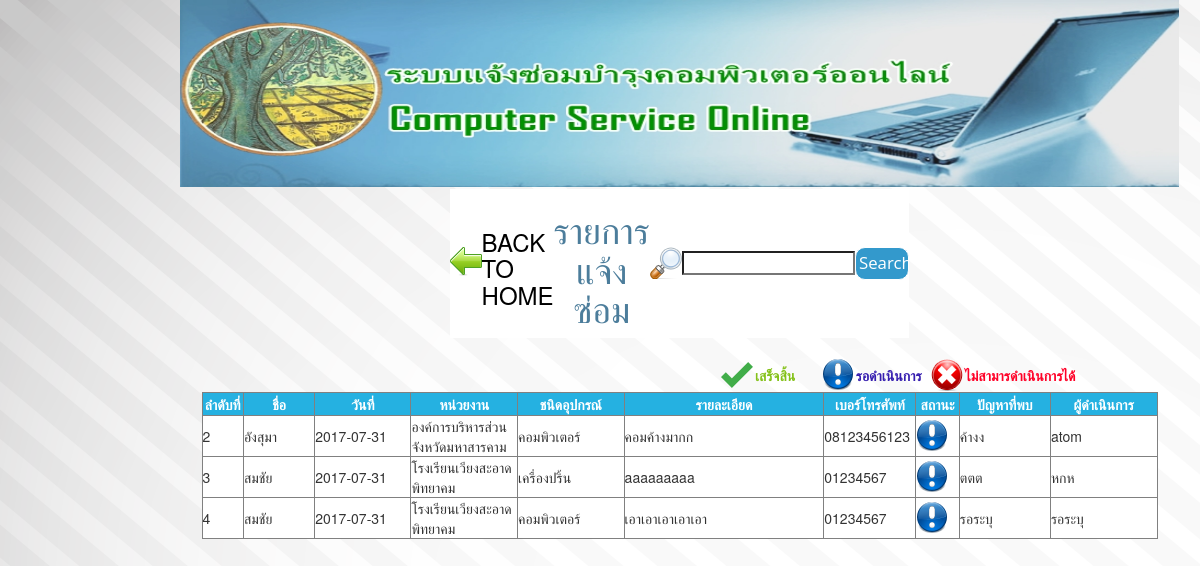
Screenshot of /Listrepairing/list_repair.php with the database file from the repository.
### tables this page shows
CREATE TABLE `fix_db` (
  `fix_id` int(11) NOT NULL AUTO_INCREMENT,
  `name` varchar(100) NOT NULL,
  `lastname` varchar(100) NOT NULL,
  `date` date NOT NULL,
  `sector` varchar(100) NOT NULL,
  `type` varchar(100) NOT NULL,
  `detail` varchar(1000) NOT NULL,
  `phone` varchar(15) NOT NULL,
  `status` enum('รอดำเนินการ','เสร็จสิ้น','ไม่สามารถดำเนินการได้','ยกเลิก') NOT NULL DEFAULT 'รอดำเนินการ',
  `infer` varchar(500) NOT NULL DEFAULT 'รอระบุ',
  `technician` varchar(100) NOT NULL DEFAULT 'รอระบุ',
  `fixuser` varchar(100) NOT NULL,
  PRIMARY KEY (`fix_id`)
);

### helper_func.php (called while the page is built)
<?
function site_url($str=""){
return "http://localhost/comservice/".$str;
}
?>

### model/core_model.php (called while the page is built, shortened)
<?php
	class Core_model{
		public function __construct(){
			include("db.php");
			$this->db=$dbh;
		}
		public $active_record="SELECT ";
		public $active_select="";
		public $active_from=" FROM ";
		public $active_where=" WHERE ";
		public $where_flag=false;
		public $active_where_array = array();
		public $active_limit="";
		public $active_order=" ORDER BY ";
		public $order_flag=false;
		public function where($column,$value,$operation="="){
			$this->active_where.="$column ".$operation." ? AND ";
			$this->active_where_array[]=$value;
			$this->where_flag=true;
		}
		public function order_by($column,$type="asc"){
			$this->active_order.="".$column." ".$type.",";
			$this->order_flag=true;
		}
		public function get($table){
			$result = new stdClass();
			$result->result = array();
			$result->rowCount=0;
			if ($this->active_select=="") {
				$this->active_record.="* ";
			}else{
				$this->active_record.=$this->active_select;
			}
			$this->active_record.=$this->active_from.$table;
			if ($this->where_flag) {
				$this->active_record.=substr($this->active_where, 0, -4);
			}
			if ($this->order_flag) {
				$this->active_record.=substr($this->active_order, 0, -1);
			}
			$this->active_record.=$this->active_limit;
			$tmp_record=$this->active_record;
			try{
				$stm=$this->db->prepare($this->active_record);
				foreach ($this->active_where_array as $key => $value) {
					$stm->bindValue(($key+1), $value);
				}
				$stm->execute();
				$result->result = $stm->fetchAll(PDO::FETCH_ASSOC);
				$result->rowCount=$stm->rowCount();
			}catch(PDOException $ex){
					echo $ex->getMessage().'<br>';
					echo $tmp_record;
				}
			return $result;
		}
		public function reset_active_record(){
			$this->active_record="SELECT ";
			$this->active_select="";
			$this->active_from=" FROM ";
			$this->active_where=" WHERE ";
			$this->where_flag=false;
			$this->active_where_array = array();
			$this->active_limit="";
			$this->active_order=" ORDER BY ";
			$this->order_flag=false;
		}
	}
?>

### model/m_fix.php (called while the page is built, shortened)
<?php
	require_once("core_model.php");
	class M_fix extends Core_model{
		public function get_all(){
			$result=$this->get("fix_db");
			return $result;
		}
	}
?>

### Listrepairing/list_repair.php (the view, shortened to what this page needs)
<?
include('../meta.php');
require_once("../model/m_fix.php");
$m_fix = new M_fix;
$fix_db = $m_fix->get_all();
?>
    <tr>
      <td width="949" colspan="2" align="center">
        <table width="200" border="0">
          <tbody>
            <tr>
              <td height="40" align="center" valign="top" bgcolor="#FFFFFF">
                <table width="200" border="0">
                  <tbody>
                    <tr>
                      <td width="3%"><a href="<?=site_url()?>index.php">
                        <input type="image" name="imageField" id="imageField" src="<?=site_url()?>Image/icon left bar/Back.png">
                      </a></td>
                      <td width="20%" height="43" style="color: #000000"><h3>BACK TO HOME</h3></td>
                      <td width="52%" align="center"><span style="color: #4C7D9B"><h1>รายการแจ้งซ่อม</h1></span></td>
                      <td width="25%"><table width="200" border="0">
                        <tbody>
                            <tr>
                              <td width="13%"><img src="<?=site_url()?>Image/icon left bar/Search.png" width="32" height="32" alt=""/></td>
                              <td width="63%"><input type="search" name="search" id="search"></td>
                              <td width="24%"><input type="button" name="button" id="button" value="Search"></td>
                            </tr>
                        </tbody>
                        </table></td>
                    </tr>
                  </tbody>
              </table></td>
            </tr> </tbody></table>
              <div id="">
                <table width="84%">
                  <tbody>
                    <tr style="font-size: 14px; color: #351DAF;">
                      <td width="55%" height="34" style="font-size: 9px">&nbsp;</td>
                      <td width="4%" style="font-size: 14px"><strong><img src="<?=site_url()?>Image/icon left bar/Correct.png" width="32" height="32" alt=""/></strong></td>
                      <td width="8%" style="font-size: 14px"><strong style="color: #84C119">เสร็จสิ้น</strong></td>
                      <td width="4%" style="font-size: 14px"><strong><img src="<?=site_url()?>Image/icon left bar/Wait.png" width="32" height="32" alt=""/></strong></td>
                      <td width="9%" style="font-size: 14px"><strong>รอดำเนินการ</strong></td>
                      <td width="4%" style="font-size: 14px"><strong><img src="<?=site_url()?>Image/icon left bar/Close.png" width="32" height="32" alt=""/></strong></td>
                      <td width="16%" style="font-size: 14px"><span style="color: #FF0027"><strong>ไม่สามารดำเนินการได้</strong></span></td>
                    </tr>
                  </tbody>
                  </table>
              </div>
      <div id="tarang" >
        <table width="956" border="1" cellspacing="3">
      <tbody>
        <tr align="center" bgcolor="#25B1E1" style="color: #FFFFFF; font-size: 14px;">
          <td width="40" height="23"><strong>ลำดับที่</strong></td>
          <td><strong>ชื่อ</strong></td>
          <td><strong>วันที่</strong></td>
          <td><strong>หน่วยงาน</strong></td>
          <td><strong>ชนิดอุปกรณ์</strong></td>
          <td><strong>รายละเอียด</strong></td>
          <td><strong>เบอร์โทรศัพท์</strong></td>
          <td><strong>สถานะ</strong></td>
          <td><strong>ปัญหาที่พบ</strong></td>
          <td><strong>ผู้ดำเนินการ</strong></td>
        </tr>
        </tbody>
<?php
foreach ($fix_db->result as $key => $value)
{ ?>
        <tr bgcolor="#FFFFFF">
          <td><? echo $value["fix_id"];?></td>
          <td width="69"><? echo $value["name"];?></td>
          <td width="93"><? echo $value["date"];?></td>
          <td width="103"><? echo $value["sector"];?></td>
          <td width="103"><? echo $value["type"];?></td>
          <td width="193"><? echo $value["detail"];?></td>
          <td width="89"><? echo $value["phone"];?></td>
          <td width="42" ><? echo $value[""];?><img src="<?=site_url()?>Image/icon left bar/Wait.png" width="32" height="32" alt=""/></td>
          <td width="88"><? echo $value["infer"];?></td>
          <td width="103"><? echo $value["technician"];?></td>
        </tr>
      <? }?>
        </table></div>
     </td>
    </tr>
</table>
</body>
</html>

### css/login.css (style rules this page uses)
* { margin:0;padding:0; }
body { background-image: url(); background-repeat: repeat-x; background-attachment:fixed; background-color: #FFFFFF; position: absolute; left: 15%; }
input[type="button"],input[type="submit"] { width:100%; background:#3399cc; border:thin solid #FFFFFF; border-radius:10px; padding:6%; font-family:'Open Sans',sans-serif; font-size:120%; color:#fff; cursor:pointer; transition:background .3s; -webkit-transition:background .3s; }

### meta.php (style rules this page uses)
body { background-color: #FFFFFF; background-image: url(Image/images %20(1).jpg); background-image: url(Image/white-wallpaper-18.jpg); }

### rows the page displays
fix_db: fix_id "2", name "อังสุมา", date "2017-07-31", sector "องค์การบริหารส่วนจังหวัดมหาสารคาม", type "คอมพิวเตอร์", detail "คอมค้างมากก", phone "08123456123", infer "ค้างง", technician "atom"
fix_db: fix_id "3", name "สมชัย", date "2017-07-31", sector "โรงเรียนเวียงสะอาดพิทยาคม", type "เครื่องปริ้น", detail "aaaaaaaaa", phone "01234567", infer "ตตต", technician "หกห"
fix_db: fix_id "4", name "สมชัย", date "2017-07-31", sector "โรงเรียนเวียงสะอาดพิทยาคม", type "คอมพิวเตอร์", detail "เอาเอาเอาเอาเอา", phone "01234567", infer "รอระบุ", technician "รอระบุ"
